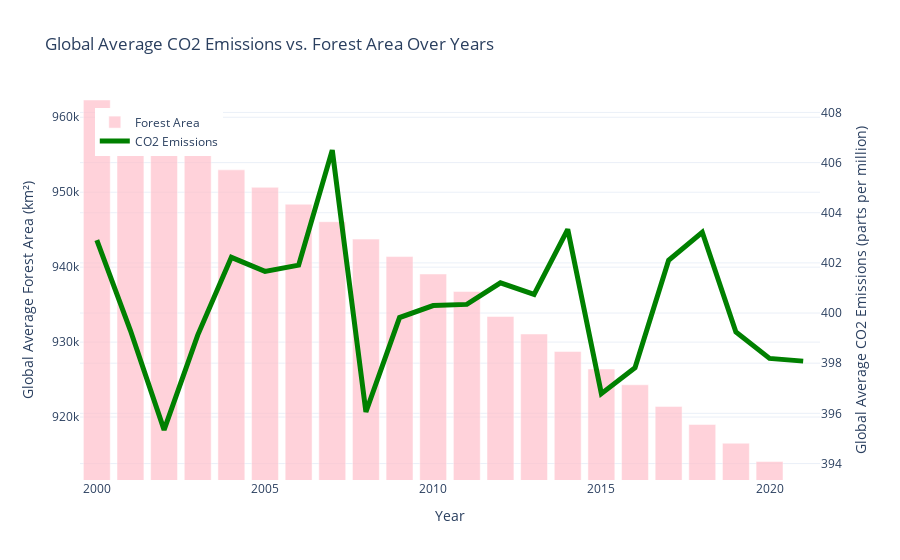

The cell this chart's notebook holds for it:
### Markdown cell above
## Global Average CO2 Emissions vs. Forest Area Over Years

### Code cell
df_forest_long = df_forest_data.melt(id_vars=['Country Name'], var_name='Year', value_name='Forest Area')
df_forest_long['Year'] = df_forest_long['Year'].astype(int)

df_combined = pd.merge(df_forest_long, df_climate_data, on='Year', how='inner')

global_avg_temperature = df_combined.groupby('Year')['CO2 Emissions'].mean().reset_index()
global_avg_forest_area = df_combined.groupby('Year')['Forest Area'].mean().reset_index()


fig = go.Figure()

fig.add_trace(go.Bar(
    x=global_avg_forest_area['Year'],
    y=global_avg_forest_area['Forest Area'],
    name='Forest Area',
    marker_color='pink',
    opacity=0.7,
    yaxis='y'
))

fig.add_trace(go.Scatter(
    x=global_avg_temperature['Year'],
    y=global_avg_temperature['CO2 Emissions'],
    mode='lines',
    name='CO2 Emissions',
    line=dict(color='green', width=5),
    yaxis='y2'
))

fig.update_layout(
    title='Global Average CO2 Emissions vs. Forest Area Over Years',
    xaxis=dict(title='Year'),
    yaxis=dict(title='Global Average Forest Area (km²)', side='left', rangemode='tozero', showgrid=True, 
              range=[min(global_avg_forest_area['Forest Area']) - 2, max(global_avg_forest_area['Forest Area']) + 2]),
    yaxis2=dict(title='Global Average CO2 Emissions (parts per million)', overlaying='y', side='right', rangemode='tozero', showgrid=True,
                range=[min(global_avg_temperature['CO2 Emissions']) - 2, max(global_avg_temperature['CO2 Emissions']) + 2]),
    legend=dict(x=0.02, y=0.98),
    plot_bgcolor='rgba(0,0,0, 0)',
    hovermode='x',
    template='plotly_white'
)

fig.update_traces(hoverinfo='x+y')

fig.show()

### Figure 1 — Plotly figure (JSON) as saved in the notebook; plotly's stock layout.template omitted (floating-point values rounded to 4 significant figures)
{"data": [{"hoverinfo": "x+y", "marker": {"color": "pink"}, "name": "Forest Area", "opacity": 0.7, "type": "bar", "x": [2000, 2001, 2002, 2003, 2004, 2005, 2006, 2007, 2008, 2009, 2010, 2011, 2012, 2013, 2014, 2015, 2016, 2017, 2018, 2019, 2020, 2021], "y": [962300.0, 960000.0, 957600.0, 955300.0, 953000.0, 950700.0, 948400.0, 946100.0, 943700.0, 941400.0, 939100.0, 936800.0, 933400.0, 931100.0, 928800.0, 926400.0, 924300.0, 921400.0, 919000.0, 916500.0, 914100.0, 911600.0], "yaxis": "y"}, {"hoverinfo": "x+y", "line": {"color": "green", "width": 5}, "mode": "lines", "name": "CO2 Emissions", "type": "scatter", "x": [2000, 2001, 2002, 2003, 2004, 2005, 2006, 2007, 2008, 2009, 2010, 2011, 2012, 2013, 2014, 2015, 2016, 2017, 2018, 2019, 2020, 2021], "y": [402.9, 399.3, 395.3, 399.1, 402.2, 401.7, 401.9, 406.5, 396.1, 399.8, 400.3, 400.3, 401.2, 400.7, 403.3, 396.8, 397.8, 402.1, 403.2, 399.2, 398.2, 398.1], "yaxis": "y2"}], "layout": {"autosize": true, "hovermode": "x", "legend": {"x": 0.02, "y": 0.98}, "plot_bgcolor": "rgba(0, 0, 0, 0)", "title": {"text": "Global Average CO2 Emissions vs. Forest Area Over Years"}, "xaxis": {"autorange": true, "range": [2000.0, 2022.0], "title": {"text": "Year"}, "type": "linear"}, "yaxis": {"range": [911600.0, 962300.0], "rangemode": "tozero", "showgrid": true, "side": "left", "title": {"text": "Global Average Forest Area (km²)"}, "type": "linear"}, "yaxis2": {"overlaying": "y", "range": [393.3, 408.5], "rangemode": "tozero", "showgrid": true, "side": "right", "title": {"text": "Global Average CO2 Emissions (parts per million)"}, "type": "linear"}}}
